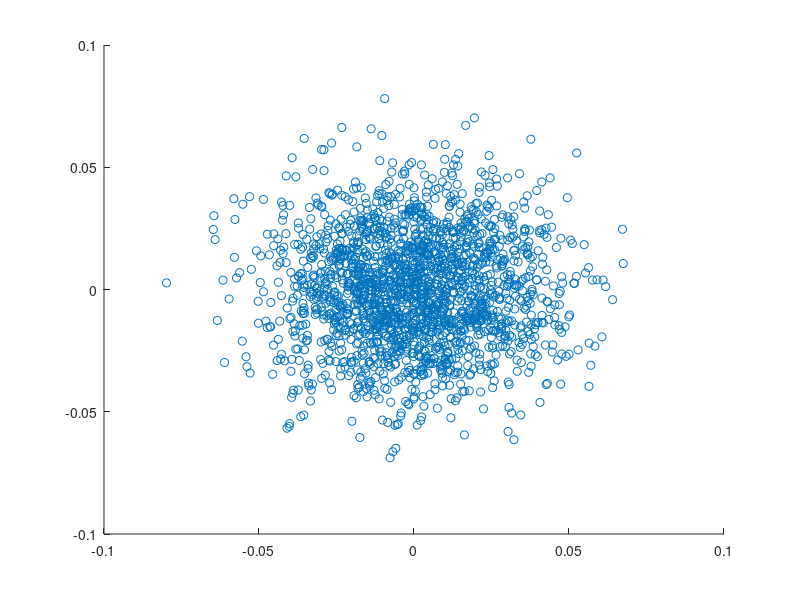

Here is the MATLAB script that generated this plot:
x = randn(2000,2)*[2,1;1,2];
[~ , S , V ] = svd ( x );
m = mean(x);
x = x - repmat(m, 2000, 1);
x = x * V;
x = x * diag(diag(S.^(-1)));
scatter(x(:,1), x(:,2));